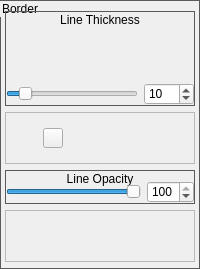
              <widget class="QGroupBox" name="groupBox">
               <property name="minimumSize">
                <size>
                 <width>0</width>
                 <height>0</height>
                </size>
               </property>
               <property name="maximumSize">
                <size>
                 <width>16777215</width>
                 <height>350</height>
                </size>
               </property>
               <property name="styleSheet">
                <string notr="true">QGroupBox{
border: 1px solid #5A5A5A;
}</string>
               </property>
               <property name="title">
                <string>Border</string>
               </property>
               <property name="alignment">
                <set>Qt::AlignLeading|Qt::AlignLeft|Qt::AlignTop</set>
               </property>
               <layout class="QVBoxLayout" name="verticalLayout_15">
                <property name="sizeConstraint">
                 <enum>QLayout::SetDefaultConstraint</enum>
                </property>
                <property name="leftMargin">
                 <number>4</number>
                </property>
                <property name="topMargin">
                 <number>10</number>
                </property>
                <property name="rightMargin">
                 <number>4</number>
                </property>
                <property name="bottomMargin">
                 <number>6</number>
                </property>
                <item>
                 <widget class="QGroupBox" name="groupBox_2">
                  <property name="title">
                   <string>Line Thickness</string>
                  </property>
                  <property name="alignment">
                   <set>Qt::AlignCenter</set>
                  </property>
                  <layout class="QGridLayout" name="gridLayout">
                   <property name="leftMargin">
                    <number>0</number>
                   </property>
                   <property name="topMargin">
                    <number>10</number>
                   </property>
                   <property name="rightMargin">
                    <number>0</number>
                   </property>
                   <property name="bottomMargin">
                    <number>0</number>
                   </property>
                   <item row="2" column="0">
                    <widget class="QSlider" name="lineThicknessSlider">
                     <property name="value">
                      <number>10</number>
                     </property>
                     <property name="orientation">
                      <enum>Qt::Horizontal</enum>
                     </property>
                    </widget>
                   </item>
                   <item row="2" column="1">
                    <widget class="QSpinBox" name="thicknessSpinBox">
                     <property name="minimumSize">
                      <size>
                       <width>25</width>
                       <height>0</height>
                      </size>
                     </property>
                     <property name="maximumSize">
                      <size>
                       <width>50</width>
                       <height>16777215</height>
                      </size>
                     </property>
                     <property name="value">
                      <number>10</number>
                     </property>
                    </widget>
                   </item>
                   <item row="1" column="0">
                    <widget class="QPushButton" name="setPenThicknessBtn">
                     <property name="sizePolicy">
                      <sizepolicy hsizetype="Preferred" vsizetype="Preferred">
                       <horstretch>0</horstretch>
                       <verstretch>0</verstretch>
                      </sizepolicy>
                     </property>
                     <property name="minimumSize">
                      <size>
                       <width>50</width>
                       <height>55</height>
                      </size>
                     </property>
                     <property name="maximumSize">
                      <size>
                       <width>50</width>
                       <height>55</height>
                      </size>
                     </property>
                     <property name="styleSheet">
                      <string notr="true">QPushButton {
    qproperty-icon: url(&quot; &quot;); /* empty image */
    qproperty-iconSize: 16px 16px; /* space for the background image */
    background-image: url(:/resources/borderThickness_00001.png);
    background-repeat: no-repeat;
	border: 0px solid #5A5A5A;
}
QPushButton:hover{
    background-image: url(:/resources/borderThickness_00002.png);
    background-repeat: no-repeat;
	background-color: rgb(25, 25, 25)
}
QPushButton:pressed{
    background-image: url(:/resources/borderThickness_00003.png);
    background-repeat: no-repeat;
}
</string>
                     </property>
                     <property name="text">
                      <string/>
                     </property>
                    </widget>
                   </item>
                   <item row="1" column="1">
                    <widget class="QPushButton" name="setPenThicknessAllBtn">
                     <property name="sizePolicy">
                      <sizepolicy hsizetype="Preferred" vsizetype="Preferred">
                       <horstretch>0</horstretch>
                       <verstretch>0</verstretch>
                      </sizepolicy>
                     </property>
                     <property name="minimumSize">
                      <size>
                       <width>50</width>
                       <height>55</height>
                      </size>
                     </property>
                     <property name="maximumSize">
                      <size>
                       <width>50</width>
                       <height>60</height>
                      </size>
                     </property>
                     <property name="styleSheet">
                      <string notr="true">QPushButton {
    qproperty-icon: url(&quot; &quot;); /* empty image */
    qproperty-iconSize: 16px 16px; /* space for the background image */
    background-image: url(:/resources/stickfigureborderthickness_00001.png);
    background-repeat: no-repeat;
	border: 0px solid #5A5A5A;
}
QPushButton:hover{
    background-image: url(:/resources/stickfigureborderthickness_00002.png);
    background-repeat: no-repeat;
	background-color: rgb(25, 25, 25)
}
QPushButton:pressed{
    background-image: url(:/resources/stickfigureborderthickness_00003.png);
    background-repeat: no-repeat;
}
</string>
                     </property>
                     <property name="text">
                      <string/>
                     </property>
                    </widget>
                   </item>
                  </layout>
                 </widget>
                </item>
                <item>
                 <widget class="QFrame" name="frame_5">
                  <property name="frameShape">
                   <enum>QFrame::StyledPanel</enum>
                  </property>
                  <property name="frameShadow">
                   <enum>QFrame::Raised</enum>
                  </property>
                  <layout class="QHBoxLayout" name="horizontalLayout_22">
                   <property name="leftMargin">
                    <number>0</number>
                   </property>
                   <property name="topMargin">
                    <number>0</number>
                   </property>
                   <property name="rightMargin">
                    <number>0</number>
                   </property>
                   <property name="bottomMargin">
                    <number>0</number>
                   </property>
                   <item>
                    <widget class="QPushButton" name="currentColorBtn">
                     <property name="enabled">
                      <bool>true</bool>
                     </property>
                     <property name="sizePolicy">
                      <sizepolicy hsizetype="Fixed" vsizetype="Fixed">
                       <horstretch>0</horstretch>
                       <verstretch>0</verstretch>
                      </sizepolicy>
                     </property>
                     <property name="minimumSize">
                      <size>
                       <width>20</width>
                       <height>20</height>
                      </size>
                     </property>
                     <property name="maximumSize">
                      <size>
                       <width>20</width>
                       <height>20</height>
                      </size>
                     </property>
                     <property name="text">
                      <string/>
                     </property>
                    </widget>
                   </item>
                   <item>
                    <widget class="QPushButton" name="chooseColorBtn">
                     <property name="sizePolicy">
                      <sizepolicy hsizetype="Preferred" vsizetype="Preferred">
                       <horstretch>0</horstretch>
                       <verstretch>0</verstretch>
                      </sizepolicy>
                     </property>
                     <property name="minimumSize">
                      <size>
                       <width>50</width>
                       <height>50</height>
                      </size>
                     </property>
                     <property name="maximumSize">
                      <size>
                       <width>50</width>
                       <height>50</height>
                      </size>
                     </property>
                     <property name="focusPolicy">
                      <enum>Qt::StrongFocus</enum>
                     </property>
                     <property name="styleSheet">
                      <string notr="true">QPushButton {
    qproperty-icon: url(&quot; &quot;); /* empty image */
    qproperty-iconSize: 16px 16px; /* space for the background image */
    background-image: url(:/resources/linedropper_00001.png);
    background-repeat: no-repeat;
	border: 0px solid #5A5A5A;
}
QPushButton:hover{
    background-image: url(:/resources/linedropper_00002.png);
    background-repeat: no-repeat;
	background-color: rgb(25, 25, 25)
}
QPushButton:pressed{
    background-image: url(:/resources/linedropper_00003.png);
    background-repeat: no-repeat;
}
</string>
                     </property>
                     <property name="text">
                      <string/>
                     </property>
                    </widget>
                   </item>
                  </layout>
                 </widget>
                </item>
                <item>
                 <widget class="QGroupBox" name="groupBox_7">
                  <property name="title">
                   <string>Line Opacity</string>
                  </property>
                  <property name="alignment">
                   <set>Qt::AlignCenter</set>
                  </property>
                  <layout class="QHBoxLayout" name="horizontalLayout_20">
                   <property name="leftMargin">
                    <number>0</number>
                   </property>
                   <property name="topMargin">
                    <number>10</number>
                   </property>
                   <property name="rightMargin">
                    <number>0</number>
                   </property>
                   <property name="bottomMargin">
                    <number>0</number>
                   </property>
                   <item>
                    <widget class="QSlider" name="penOpacitySlider">
                     <property name="maximum">
                      <number>100</number>
                     </property>
                     <property name="value">
                      <number>100</number>
                     </property>
                     <property name="orientation">
                      <enum>Qt::Horizontal</enum>
                     </property>
                    </widget>
                   </item>
                   <item>
                    <widget class="QSpinBox" name="penOpacitySpinbox">
                     <property name="maximum">
                      <number>100</number>
                     </property>
                     <property name="value">
                      <number>100</number>
                     </property>
                    </widget>
                   </item>
                  </layout>
                 </widget>
                </item>
                <item>
                 <widget class="QFrame" name="frame_21">
                  <property name="frameShape">
                   <enum>QFrame::StyledPanel</enum>
                  </property>
                  <property name="frameShadow">
                   <enum>QFrame::Raised</enum>
                  </property>
                  <layout class="QHBoxLayout" name="horizontalLayout_21">
                   <property name="leftMargin">
                    <number>0</number>
                   </property>
                   <property name="topMargin">
                    <number>0</number>
                   </property>
                   <property name="rightMargin">
                    <number>0</number>
                   </property>
                   <property name="bottomMargin">
                    <number>0</number>
                   </property>
                   <item>
                    <widget class="QPushButton" name="setAllSticksColorBtn">
                     <property name="sizePolicy">
                      <sizepolicy hsizetype="Fixed" vsizetype="Fixed">
                       <horstretch>0</horstretch>
                       <verstretch>0</verstretch>
                      </sizepolicy>
                     </property>
                     <property name="minimumSize">
                      <size>
                       <width>50</width>
                       <height>50</height>
                      </size>
                     </property>
                     <property name="maximumSize">
                      <size>
                       <width>50</width>
                       <height>50</height>
                      </size>
                     </property>
                     <property name="styleSheet">
                      <string notr="true">QPushButton {
    qproperty-icon: url(&quot; &quot;); /* empty image */
    qproperty-iconSize: 16px 16px; /* space for the background image */
    background-image: url(:/resources/linestickfigurecolor_00001.png);
    background-repeat: no-repeat;
	border: 0px solid #5A5A5A;
}
QPushButton:hover{
    background-image: url(:/resources/linestickfigurecolor_00002.png);
    background-repeat: no-repeat;
	background-color: rgb(25, 25, 25)
}
QPushButton:pressed{
    background-image: url(:/resources/linestickfigurecolor_00003.png);
    background-repeat: no-repeat;
}
</string>
                     </property>
                     <property name="text">
                      <string/>
                     </property>
                    </widget>
                   </item>
                   <item>
                    <widget class="QPushButton" name="setStickColorBtn">
                     <property name="sizePolicy">
                      <sizepolicy hsizetype="Fixed" vsizetype="Fixed">
                       <horstretch>0</horstretch>
                       <verstretch>0</verstretch>
                      </sizepolicy>
                     </property>
                     <property name="minimumSize">
                      <size>
                       <width>50</width>
                       <height>50</height>
                      </size>
                     </property>
                     <property name="maximumSize">
                      <size>
                       <width>50</width>
                       <height>50</height>
                      </size>
                     </property>
                     <property name="styleSheet">
                      <string notr="true">QPushButton {
    qproperty-icon: url(&quot; &quot;); /* empty image */
    qproperty-iconSize: 16px 16px; /* space for the background image */
    background-image: url(:/resources/linestickcolor_00001.png);
    background-repeat: no-repeat;
	border: 0px solid #5A5A5A;
}
QPushButton:hover{
    background-image: url(:/resources/linestickcolor_00002.png);
    background-repeat: no-repeat;
	background-color: rgb(25, 25, 25)
}
QPushButton:pressed{
    background-image: url(:/resources/linestickcolor_00003.png);
    background-repeat: no-repeat;
}
</string>
                     </property>
                     <property name="text">
                      <string/>
                     </property>
                    </widget>
                   </item>
                  </layout>
                 </widget>
                </item>
               </layout>
              </widget>
